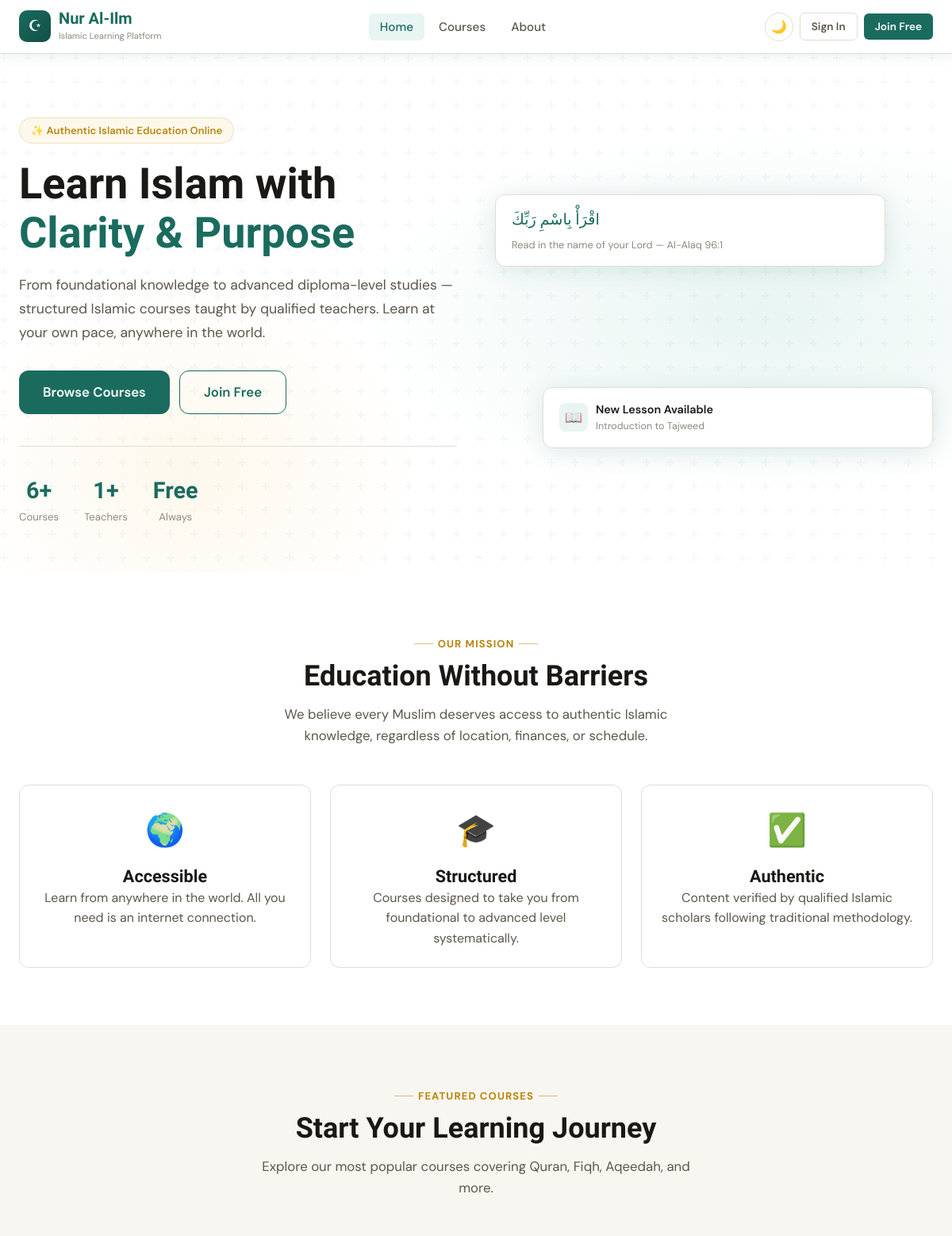
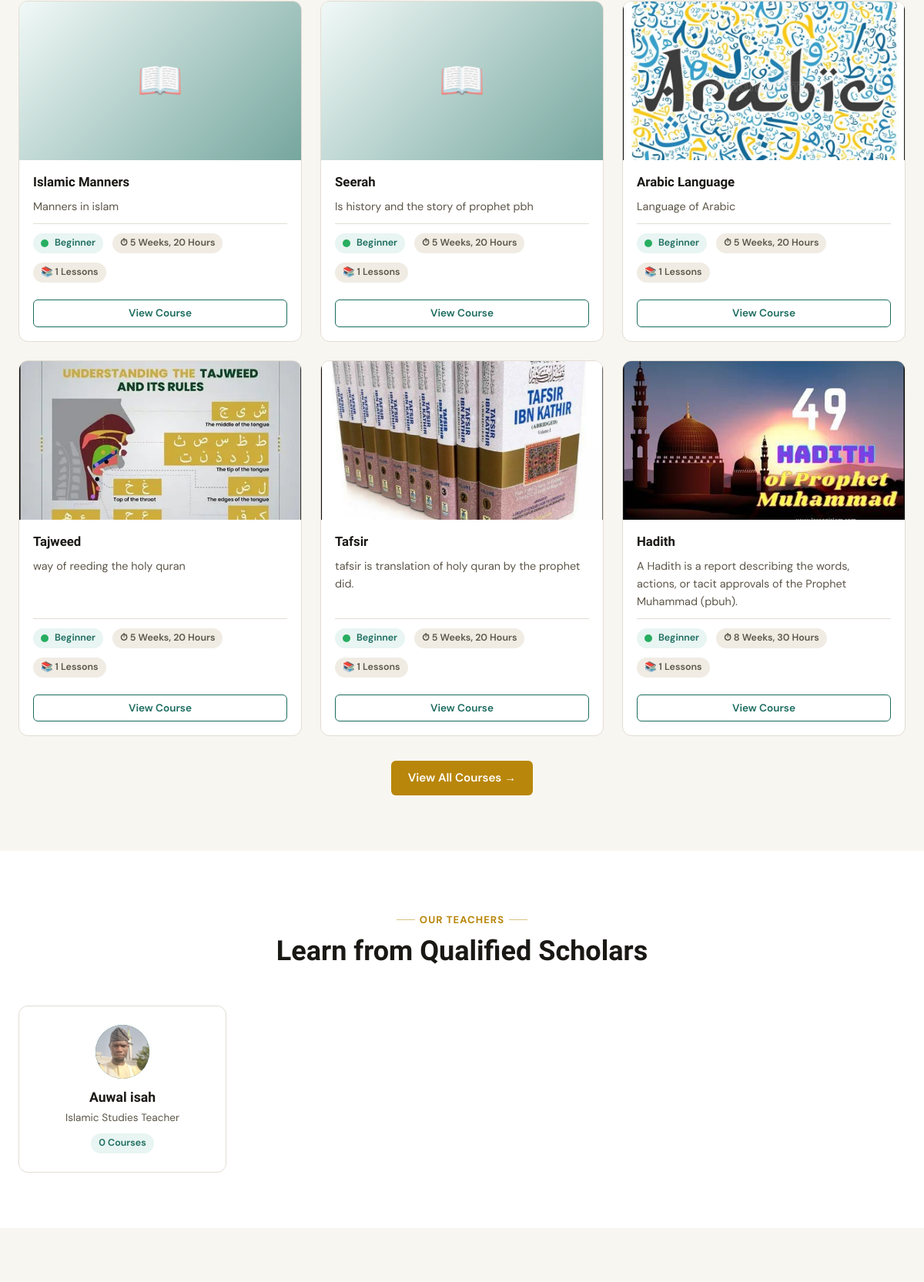
The page / (upper part) on the database its author committed (2 pictures, top to bottom).
### courses/models.py (models this page shows, shortened)
class Course(models.Model):
    class Level(models.TextChoices):
        BEGINNER = 'beginner', 'Beginner'
        INTERMEDIATE = 'intermediate', 'Intermediate'
        ADVANCED = 'advanced', 'Advanced'
    teacher = models.ForeignKey(
        settings.AUTH_USER_MODEL,
        on_delete=models.CASCADE,
        related_name='courses_taught',
        limit_choices_to={'role': 'teacher'},
    )
    category = models.ForeignKey(
        Category,
        on_delete=models.SET_NULL,
        null=True,
        blank=True,
        related_name='courses',
        help_text="The subject area this course belongs to.",
    )
    title = models.CharField(max_length=200)
    slug = models.SlugField(unique=True, blank=True)
    thumbnail = models.ImageField(upload_to='thumbnails/', blank=True, null=True)
    short_description = models.CharField(max_length=300)
    full_description = models.TextField()
    level = models.CharField(max_length=15, choices=Level.choices, default=Level.BEGINNER)
    duration = models.CharField(max_length=100, help_text="e.g. '8 weeks', '40 hours'")
    is_published = models.BooleanField(default=False)
    created_at = models.DateTimeField(auto_now_add=True)
    updated_at = models.DateTimeField(auto_now=True)
    class Meta:
        ordering = ['-created_at']
    @property
    def lesson_count(self):
        return self.lessons.count()

### accounts/models.py (models this page shows, shortened)
class User(AbstractUser):
    class Role(models.TextChoices):
        STUDENT = 'student', 'Student'
        TEACHER = 'teacher', 'Teacher'
        ADMIN = 'admin', 'Admin'
    role = models.CharField(
        max_length=10,
        choices=Role.choices,
        default=Role.STUDENT,
    )
    profile_picture = models.ImageField(
        upload_to='profile_pics/',
        blank=True,
        null=True,
    )
    bio = models.TextField(blank=True, null=True)

### courses/views.py (the view)
# urls.py: path('', course_views.home, name='home'),
def home(request):
    featured_courses = (
        Course.objects
        .filter(is_published=True)
        .select_related('category', 'teacher')[:6]
    )
    teachers = User.objects.filter(role=User.Role.TEACHER, is_active=True)[:4]
    featured_categories = (
        Category.objects
        .filter(courses__is_published=True)
        .distinct()
        .order_by('name')[:8]
    )
    context = {
        'featured_courses': featured_courses,
        'teachers': teachers,
        'featured_categories': featured_categories,
    }
    return render(request, 'home.html', context)

### templates/home.html (shortened to what this page needs)
{% extends 'base.html' %}
{% block content %}
<section class="hero">
  <div class="container hero-inner">
    <div class="hero-text">
      <div class="hero-eyebrow">
        ✨ Authentic Islamic Education Online
      </div>
      <h1 class="hero-title">
        Learn Islam with
        <span>Clarity &amp; Purpose</span>
      </h1>
      <p class="hero-desc">
        From foundational knowledge to advanced diploma-level studies — structured Islamic courses taught by qualified teachers. Learn at your own pace, anywhere in the world.
      </p>
      <div class="hero-actions">
        <a href="{% url 'course_list' %}" class="btn btn-primary btn-lg">Browse Courses</a>
        {% if not user.is_authenticated %}
          <a href="{% url 'register' %}" class="btn btn-outline btn-lg">Join Free</a>
        {% endif %}
      </div>
      <div class="hero-stats">
        <div class="stat-item">
          <div class="stat-num">{{ featured_courses.count }}+</div>
          <div class="stat-label">Courses</div>
        </div>
        <div class="stat-item">
          <div class="stat-num">{{ teachers.count }}+</div>
          <div class="stat-label">Teachers</div>
        </div>
        <div class="stat-item">
          <div class="stat-num">Free</div>
          <div class="stat-label">Always</div>
        </div>
      </div>
    </div>
    <div class="hero-visual">
      <div class="hero-card-stack">
        <div class="hero-float-card card-1">
          <div style="font-family:var(--font-display);color:var(--primary);font-size:1.2rem;margin-bottom:6px;">
            اقْرَأْ بِاسْمِ رَبِّكَ
          </div>
          <div style="font-size:.8rem;color:var(--text-3);">Read in the name of your Lord — Al-Alaq 96:1</div>
        </div>
        <div class="hero-float-card card-2">
          <div style="display:flex;align-items:center;gap:10px;">
            <div style="width:36px;height:36px;border-radius:8px;background:var(--primary-l);display:flex;align-items:center;justify-content:center;font-size:1.1rem;">📖</div>
            <div>
              <div style="font-weight:600;font-size:.9rem;color:var(--text);">New Lesson Available</div>
              <div style="font-size:.78rem;color:var(--text-3);">Introduction to Tajweed</div>
            </div>
          </div>
        </div>
      </div>
    </div>
  </div>
</section>
<section class="section" style="background:var(--surface);">
  <div class="container">
    <div class="section-header">
      <div class="section-label">Our Mission</div>
      <h2>Education Without Barriers</h2>
      <p>We believe every Muslim deserves access to authentic Islamic knowledge, regardless of location, finances, or schedule.</p>
    </div>
    <div class="grid-3">
      <div class="value-card">
        <div class="value-icon">🌍</div>
        <h3>Accessible</h3>
        <p>Learn from anywhere in the world. All you need is an internet connection.</p>
      </div>
      <div class="value-card">
        <div class="value-icon">🎓</div>
        <h3>Structured</h3>
        <p>Courses designed to take you from foundational to advanced level systematically.</p>
      </div>
      <div class="value-card">
        <div class="value-icon">✅</div>
        <h3>Authentic</h3>
        <p>Content verified by qualified Islamic scholars following traditional methodology.</p>
      </div>
    </div>
  </div>
</section>
<section class="section">
  <div class="container">
    <div class="section-header">
      <div class="section-label">Featured Courses</div>
      <h2>Start Your Learning Journey</h2>
      <p>Explore our most popular courses covering Quran, Fiqh, Aqeedah, and more.</p>
    </div>
    {% if featured_courses %}
      <div class="grid-3">
        {% for course in featured_courses %}
          <div class="card course-card">
            {% if course.thumbnail %}
              <img src="{{ course.thumbnail.url }}" alt="{{ course.title }}" class="course-card-thumb">
            {% else %}
              <div class="course-card-thumb-placeholder">📖</div>
            {% endif %}
            <div class="course-card-body">
              <h3 class="course-card-title">{{ course.title }}</h3>
              <p class="course-card-desc">{{ course.short_description }}</p>
              <div class="course-card-meta">
                <span class="badge badge-teal">
                  <span class="level-indicator level-{{ course.level }}"></span>
                  {{ course.get_level_display }}
                </span>
                <span class="badge badge-gray">⏱ {{ course.duration }}</span>
                <span class="badge badge-gray">📚 {{ course.lesson_count }} lessons</span>
              </div>
              <div class="flex gap-2 mt-2" style="margin-top:12px;">
                <a href="{% url 'course_detail' course.slug %}" class="btn btn-outline btn-sm" style="flex:1;justify-content:center;">View Course</a>
              </div>
            </div>
          </div>
        {% endfor %}
      </div>
      <div class="text-center mt-4">
        <a href="{% url 'course_list' %}" class="btn btn-gold">View All Courses →</a>
      </div>
    {% else %}
      <div class="empty-state">
        <div class="icon">📚</div>
        <h3>Courses Coming Soon</h3>
        <p>Our teachers are preparing great content. Check back shortly.</p>
      </div>
    {% endif %}
  </div>
</section>
{% if teachers %}
<section class="section" style="background:var(--surface);">
  <div class="container">
    <div class="section-header">
      <div class="section-label">Our Teachers</div>
      <h2>Learn from Qualified Scholars</h2>
    </div>
    <div class="grid-4">
      {% for teacher in teachers %}
        <div class="card text-center" style="padding:24px;">
          <div class="teacher-avatar" style="margin:0 auto 14px;width:70px;height:70px;font-size:1.5rem;">
            {% if teacher.profile_picture %}
              <img src="{{ teacher.profile_picture.url }}" alt="{{ teacher.get_full_name }}">
            {% else %}
              {{ teacher.first_name|first|upper }}{{ teacher.last_name|first|upper }}
            {% endif %}
          </div>
          <h4>{{ teacher.get_full_name|default:teacher.username }}</h4>
          <p style="font-size:.85rem;margin-top:4px;">
            {% if teacher.bio %}
              {{ teacher.bio|truncatewords:12 }}
            {% else %}
              Islamic Studies Teacher
            {% endif %}
          </p>
          <span class="badge badge-teal mt-2" style="margin-top:10px;">
            {{ teacher.courses_taught.filter_by_published|default:"0" }} courses
          </span>
        </div>
      {% endfor %}
    </div>
  </div>
</section>
{% endif %}
<section class="section">
</section>
{% endblock %}

### rows shown on the page
Course: title "Islamic Manners", short_description "Manners in islam", level "Beginner", duration "5 Weeks, 20 Hours", lesson_count "1"
Course: title "Seerah", short_description "Is history and the story of prophet pbh", level "Beginner", duration "5 Weeks, 20 Hours", lesson_count "1"
Course: thumbnail (picture), title "Arabic Language", short_description "Language of Arabic", level "Beginner", duration "5 Weeks, 20 Hours", lesson_count "1"
Course: thumbnail (picture), title "Tajweed", short_description "way of reeding the holy quran", level "Beginner", duration "5 Weeks, 20 Hours", lesson_count "1"
Course: thumbnail (picture), title "Tafsir", short_description "tafsir is translation of holy quran by the prophet did.", level "Beginner", duration "5 Weeks, 20 Hours", lesson_count "1"
Course: thumbnail (picture), title "Hadith", short_description "A Hadith is a report describing the words, actions, or tacit approvals of the Prophet Muhammad (pbuh).", level "Beginner", duration "8 Weeks, 30 Hours", lesson_count "1"
User: profile_picture (picture), get_full_name "Auwal isah", bio "Islamic Studies Teacher", courses_taught.filter_by_published "0"

### other values the page prints
{{ featured_courses.count }} "6"
{{ teachers.count }} "1"
